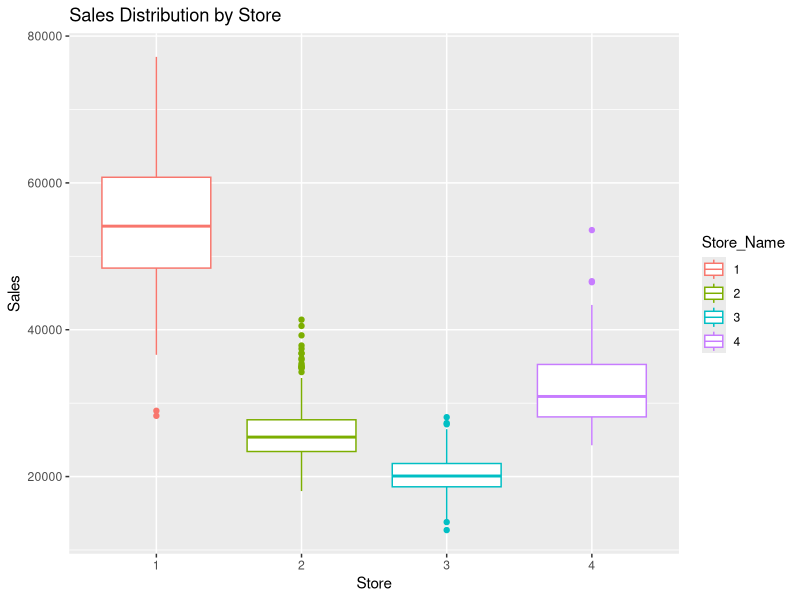
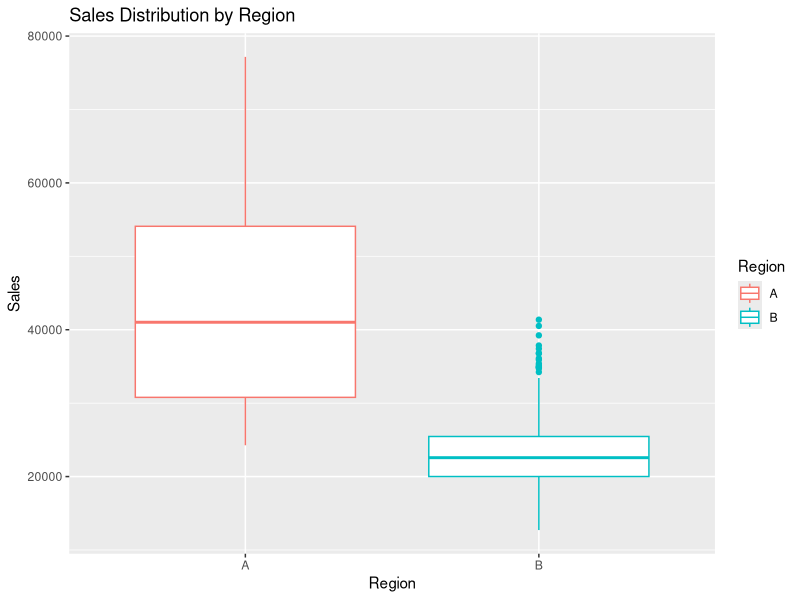
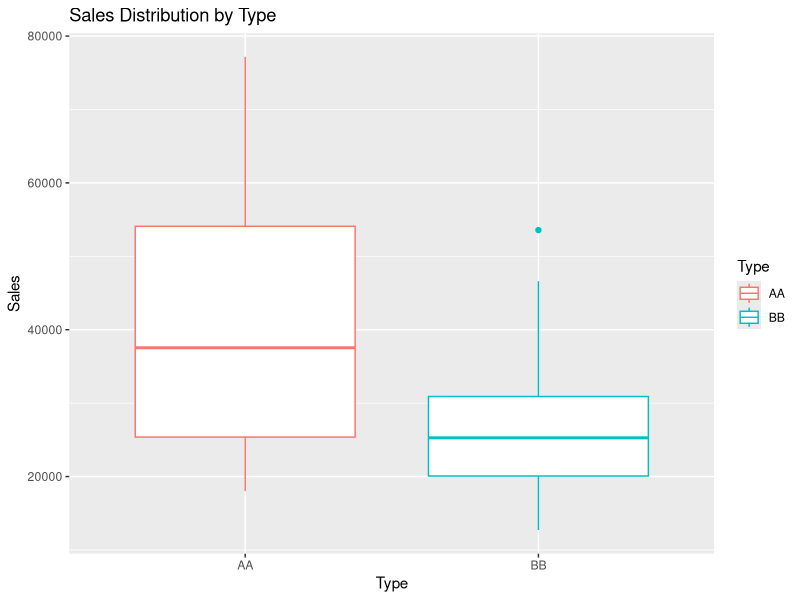
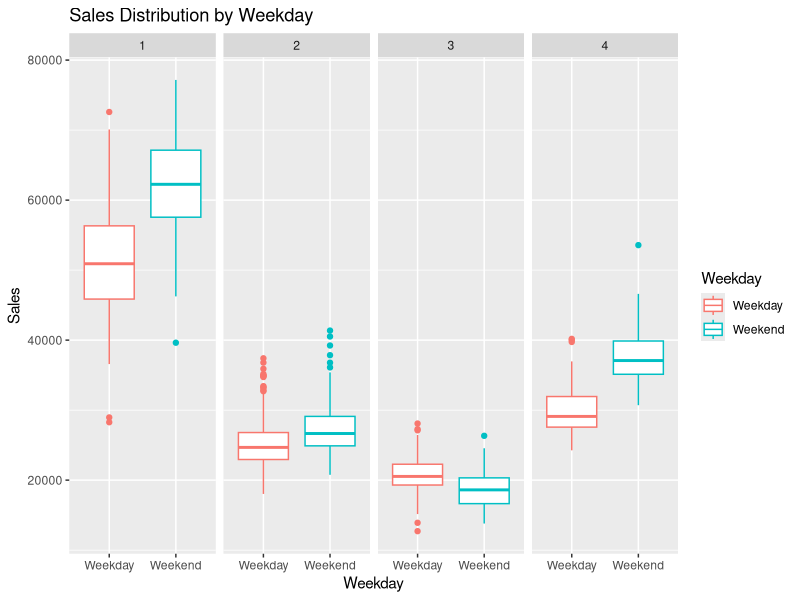
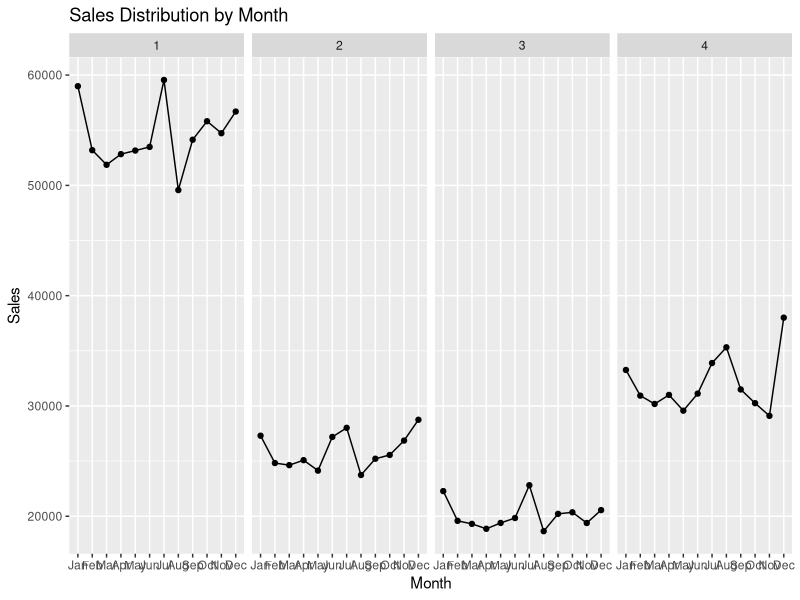
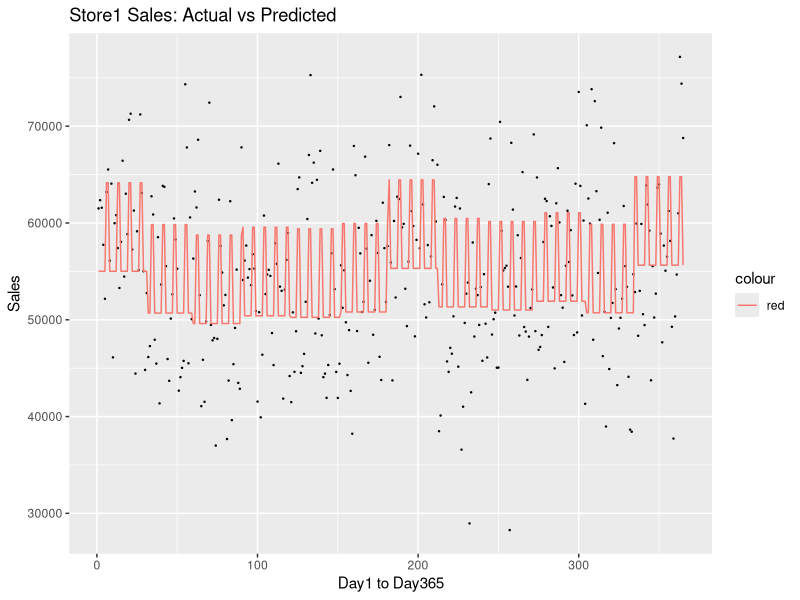
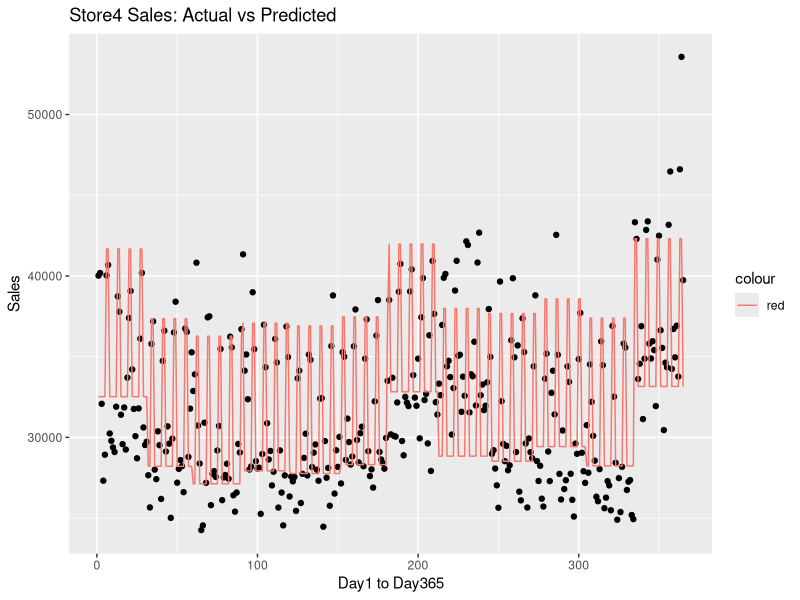
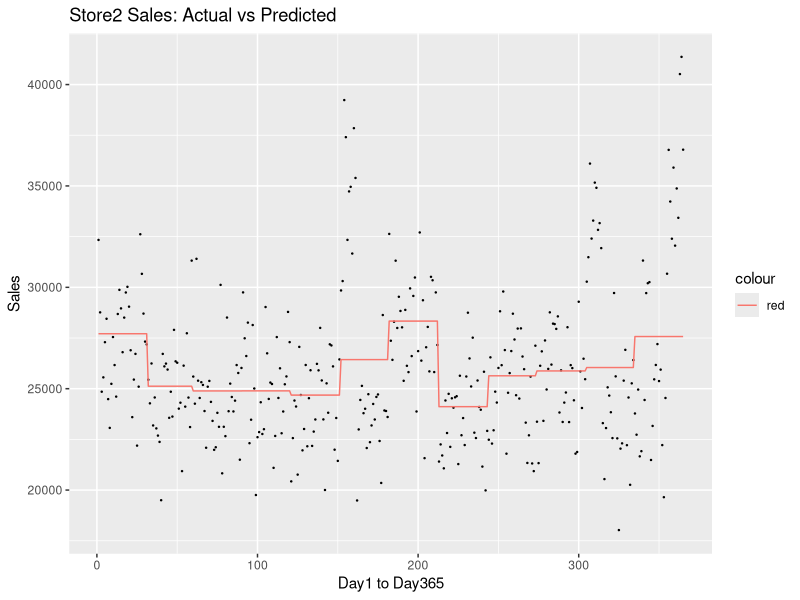

Write the R code that produced these figures, in order.
## ---- chunk 1
knitr::opts_chunk$set(echo = TRUE)
## ---- chunk 2
library(tidyverse)
library(knitr)

SalesData <- read_csv('./Restaurant_Sales.csv')

head( SalesData[1:10,], row.names = F, caption = '原始資料')
## ---- chunk 3
# SalesData %>% class()
SalesData$Store_Name <- as.factor(SalesData$Store_Name)

SalesData %>%
  filter(Store_Name %in% 4)

ggplot(data = SalesData) + geom_boxplot(aes( x= Store_Name, y= Sales, colour = Store_Name)) + 
  labs( x = 'Store',
        y = 'Sales',
        title = 'Sales Distribution by Store')
## ---- chunk 4
ggplot(data = SalesData) + geom_boxplot(aes( x = Region, y = Sales,colour = Region)) + 
  labs( x = 'Region',
        y = 'Sales',
        title = 'Sales Distribution by Region')
## ---- chunk 5
ggplot(data = SalesData) + geom_boxplot(aes( x = Type, y = Sales, colour = Type)) + 
  labs( x = 'Type',
        y = 'Sales',
        title = 'Sales Distribution by Type')
## ---- chunk 6
ggplot(data = SalesData) + geom_boxplot(aes( x = Weekday, y = Sales, colour = Weekday)) + 
  facet_grid(. ~ Store_Name) + ##  這邊～ 前後有沒有“.” 不影響。然後facet_wrap，會把subplot用成長方形排版，但是我覺得比不上col. 分割做比較。
  labs( x = 'Weekday',
        y = 'Sales',
        title = 'Sales Distribution by Weekday') 
## ---- chunk 7
SalesData$Month <- factor(SalesData$Month, levels = c('Jan','Feb','Mar','Apr','May','Jun','Jul','Aug','Sep','Oct','Nov','Dec'))

SalesDatabyMonth <- SalesData %>% 
  group_by(Store_Name, Month) %>%
  summarise(SalesMean = mean(Sales))

SalesDatabyMonth


#補充：geom_path: Each group consists of only one observation. Do you need to adjust the group aesthetic?
#參考資料：x 軸( period ) 是一個`因子`而不是數值，因此它不會連接它們。 你可以通過在美學（aes, geomLine，確實有group這個aes)中，設置 group = 1 來修復這個問題，這告訴ggplot2將它們組合成一行。
ggplot(data = SalesDatabyMonth, aes(x = Month, y = SalesMean, group = 1)) + geom_point() + geom_line() +
  facet_grid(.~Store_Name) + ## 變數擺在~左邊，是for row. 反之右邊是for col.
  labs( x = 'Month',
        y = 'Sales',
        title = 'Sales Distribution by Month') 
## ---- chunk 8
DataA <- SalesData %>%
  filter( Region %in% 'A') ##A為觀光區
DataB <- SalesData %>%
  filter( Region %in% 'B') ##B為商業區

DataA
## ---- chunk 9
Model.A.Type <- lm( Sales ~ Type, data = DataA)
Model.B.Type <- lm( Sales ~ Type, data = DataB)
## ---- chunk 10
summary(Model.A.Type)
## ---- chunk 11
summary(Model.B.Type)
## ---- chunk 12
Model.A.Week <- lm( Sales ~ Weekday, data = DataA)
Model.B.Week <- lm( Sales ~ Weekday, data = DataB)
## ---- chunk 13
summary(Model.A.Week)
## ---- chunk 14
summary(Model.B.Week)
## ---- chunk 15
Model.A.Month <- lm( Sales ~ Month, data = DataA)
Model.B.Month <- lm( Sales ~ Month, data = DataB)
## ---- chunk 16
summary(Model.A.Month)
## ---- chunk 17
summary(Model.B.Month)
## ---- chunk 18
Model.A <- lm( Sales ~ Type + Weekday + Month, data = DataA)
Model.B <- lm( Sales ~ Type + Month, data = DataB)
## ---- chunk 19
summary(Model.A) ##解釋力0.8432
## ---- chunk 20
summary(Model.B) ##解釋力0.5438
## ---- chunk 21
Model.A$residuals #殘差值（之後估計模型誤差狀況會遇到）
Model.A$fitted.values #估計值
# Model.A$effects
## ---- chunk 22
#DataA[1:365,] ##for 店一
#用兩個圖層，將估計值與原始資料（可以理解為training set）的預測狀況疊在一起做個比較。

ggplot(data = DataA[1:365,]) + 
  geom_point(aes(x = c(1:365), y = Sales), size = 0.2) + 
  geom_line(aes( x = c(1:365), #geom_line 主要是用來繪製時間趨勢圖（流量），那如果是geom_area，就是看底下陰影面積狀況（存量）
                 y = Model.A$fitted.values[1:365],
                 colour = 'red')) +
  labs( x = 'Day1 to Day365',
        y = 'Sales',
        title = 'Store1 Sales: Actual vs Predicted')
## ---- chunk 23
MAPE <- function( predict, actual){
  result <- mean(abs((predict - actual)/actual)) %>% round(3) * 100
  return(result)
}

cat('RegionA店一，模型的MAPE：\n',MAPE(Model.A$fitted.values[1:365], DataA$Sales[1:365]),'%','\n',sep='')
## ---- chunk 24
ggplot(data = DataA[366:730,]) + 
  geom_point(aes(x = c(1:365), y = Sales)) + 
  geom_line(aes( x = c(1:365), #geom_line 主要是用來繪製時間趨勢圖（流量），那如果是geom_area，就是看底下陰影面積狀況（存量）
                 y = Model.A$fitted.values[366:730],
                 colour = 'red')) +
  labs( x = 'Day1 to Day365',
        y = 'Sales',
        title = 'Store4 Sales: Actual vs Predicted')
## ---- chunk 25
MAPE <- function( predict, actual){
  result <- mean(abs((predict - actual)/actual)) %>% round(3) * 100
  return(result)
}

cat('RegionA店四，模型的MAPE：\n',MAPE(Model.A$fitted.values[366:730], DataA$Sales[366:730]),'%','\n',sep='')
## ---- chunk 26
ggplot( data = DataB[1:365,]) + 
  geom_point( aes(x = c(1:365), y = Sales), size = 0.2) + 
  geom_line( aes( x = c(1:365),
                  y = Model.B$fitted.values[1:365],
                  colour = 'red'))  +
  labs( x = 'Day1 to Day365',
        y = 'Sales',
        title = 'Store2 Sales: Actual vs Predicted')
## ---- chunk 27
cat('RegionB店二，模型的MAPE：\n',MAPE(Model.B$fitted.values[1:365], DataB$Sales[1:365]),'%','\n',sep='')
## ---- chunk 28
ggplot(data = DataB[366:730,]) + 
  geom_point( aes(x = c(1:365), y = Sales), size = 0.2) + 
  geom_line( aes( x = c(1:365),
                  y = Model.B$fitted.values[366:730],
                  colour = 'red'))  +
  labs( x = 'Day1 to Day365',
        y = 'Sales',
        title = 'Store3 Sales: Actual vs Predicted')
## ---- chunk 29
cat('RegionB店三，模型的MAPE：\n',MAPE(Model.B$fitted.values[366:730], DataB$Sales[366:730]),'%','\n',sep='')
## ---- chunk 30
SalesDataRenew <- read_csv('Restaurant_Sales_Renew.csv')

head( SalesDataRenew[1:10,], row.names = T, caption = '新增資料')
## ---- chunk 31
Model.Holiday <- lm( Sales ~ Holiday, data = SalesDataRenew)

#如果是Store1_Event的值屬於1，或者Store2_Event的值屬於1，那麼就輸出為1，否則為0
Event <- ifelse( SalesDataRenew$Store1_Event %in% 1 | SalesDataRenew$Store2_Event %in% 1, 1, 0)

Event
Model.Event <- lm( SalesDataRenew$Sales ~ Event)
Model.Event$coefficients
## ---- chunk 32
summary(Model.Holiday)
## ---- chunk 33
summary(Model.Event)
## ---- chunk 34
SalesData
Model.All.OldVersion <- lm(Sales ~., data = SalesData[,-1])
summary(Model.All.OldVersion)
## ---- chunk 35
SalesDataRenew
Model.All <- lm( Sales ~ ., data = SalesDataRenew[,-1]) ## ~. 就是除了Sales以外，資料集本身其他的變數都給他放下去。
summary(Model.All)
## ---- chunk 36
ggplot( data = SalesDataRenew[1:365,]) + 
  geom_point( aes(x = c(1:365), y = Sales), size = 0.2) + 
  geom_line( aes( x = c(1:365),
                  y = Model.All$fitted.values[1:365],
                  colour = 'red')) +
  labs( x = 'Day1 to Day365',
        y = 'Sales',
        title = 'Store1 Sales: Actual vs Predicted')
## ---- chunk 37
cat('RegionA店一，模型的MAPE：\n',MAPE(Model.All$fitted.values[1:365], SalesDataRenew$Sales[1:365]),'%','\n',sep='') ##10.5% -> 11.4%
## ---- chunk 38
ggplot( data = SalesDataRenew[366:730,]) + 
  geom_point( aes(x = c(1:365), y = Sales), size = 0.2) + 
  geom_line( aes( x = c(1:365),
                  y = Model.All$fitted.values[366:730],
                  colour = 'red')) +
  labs( x = 'Day1 to Day365',
        y = 'Sales',
        title = 'Store2 Sales: Actual vs Predicted')
## ---- chunk 39
cat('RegionA店二，模型的MAPE：\n',MAPE(Model.All$fitted.values[366:730], SalesDataRenew$Sales[366:730]),'%','\n',sep='') # 9.8 -> 17.3%，有高估傾向
## ---- chunk 40
ggplot( data = SalesDataRenew[731:1095,]) + 
  geom_point( aes(x = c(1:365), y = Sales), size = 0.2) + 
  geom_line( aes( x = c(1:365),
                  y = Model.All$fitted.values[731:1095],
                  colour = 'red')) +
  labs( x = 'Day1 to Day365',
        y = 'Sales',
        title = 'Store3 Sales: Actual vs Predicted')
## ---- chunk 41
# MAPE()
cat('RegionA店三，模型的MAPE：\n',MAPE(Model.All$fitted.values[731:1095], SalesDataRenew$Sales[731:1095]),'%','\n',sep='') #9.1 -> 23%
## ---- chunk 42
ggplot( data = SalesDataRenew[1096:1460,]) + 
  geom_point( aes(x = c(1:365), y = Sales), size = 0.2) + 
  geom_line( aes( x = c(1:365),
                  y = Model.All$fitted.values[1096:1460],
                  colour = 'red')) +
  labs( x = 'Day1 to Day365',
        y = 'Sales',
        title = 'Store4 Sales: Actual vs Predicted') #6.6 -> 14.7%
## ---- chunk 43
cat('RegionA店三，模型的MAPE：\n',MAPE(Model.All$fitted.values[1096:1460], SalesDataRenew$Sales[1096:1460]),'%','\n',sep='')
## ---- chunk 44
ggplot( data = SalesDataRenew) + 
  geom_point( aes(x = c(1:1460),y = Sales), size=0.2) + 
  geom_line( aes( x = c(1:1460),
                  y = Model.All$fitted.values,
                  colour = 'red')) +
  labs( x = 'Day',
        y = 'Sales',
        title = 'Store Sales: Actual vs Predicted')
## ---- chunk 45
Beta <- cbind(
  names(Model.All$coefficients),
  Model.All$coefficients
) %>% 
  as.data.frame() 

colnames(Beta) <- c('Name', 'Value')

Beta
Beta$Value <- Beta$Value %>% as.character() %>% as.numeric() ##這是標準用來轉換成數值變數的過程。

Beta <- Beta %>%
  arrange(desc(Value))

ggplot( data = Beta) + 
  geom_bar(aes( x = factor(Name, levels = as.character(Beta$Name)), 
             y = Value, 
             fill = Name),stat = 'identity') + 
    labs( x = 'Variable',
          y = 'Beta Coefficient',
          title = 'Beta Coefficient of Model.All') + coord_flip() + theme_bw()

##  coord_flip(), switch the x and y axes to horizontal direction.
## ---- chunk 46
DataRenewA <- SalesDataRenew %>% filter( Region %in% 'A')
DataRenewB <- SalesDataRenew %>% filter( Region %in% 'B')


Model.A.All <- lm( Sales ~ .+ Type * Weekday, data = DataRenewA[,-c(1,2)])
Model.B.All <- lm( Sales ~ .+ Type * Weekday , data = DataRenewB[,-c(1,2)])
## ---- chunk 47
summary(Model.A.All )
## ---- chunk 48
summary(Model.B.All)
## ---- chunk 49
ggplot( data = DataRenewA) + 
  geom_point( aes(x = c(1:730), y = Sales), size = 0.2) + 
  geom_line( aes( x = c(1:730),
                  y = Model.A.All$fitted.values,
                  colour = 'red'))
## ---- chunk 50
ggplot( data = DataRenewB) + 
  geom_point( aes(x = c(1:730), y = Sales), size = 0.2) + 
  geom_line( aes( x = c(1:730),
                  y = Model.B.All$fitted.values,
                  colour = 'red'))
## ---- chunk 51
RMSE <- function( predict, actual){
  result <- sqrt(mean((predict - actual) ^ 2))
  return(result)
}

cat('RegionA 第一間店 模型的RMSE：\n',RMSE(Model.A.All$fitted.values[1:365], DataRenewA$Sales[1:365]),'\n',sep = '')
## ---- chunk 52
cat('RegionB 第二間店 模型的RMSE：\n',RMSE(Model.B.All$fitted.values[1:365], DataRenewB$Sales[1:365]),'\n',sep ='')
## ---- chunk 53
cat('RegionB 第三間店 模型的RMSE：\n',RMSE(Model.B.All$fitted.values[366:730], DataRenewB$Sales[366:730]),'\n',sep ='')
## ---- chunk 54
RMSE <- function( predict, actual){
  result <- sqrt(mean((predict - actual) ^ 2))
  return(result)
}

cat('RegionA 第四間店 模型的RMSE：\n',RMSE(Model.A.All$fitted.values[366:730], DataRenewA$Sales[366:730]),'\n',sep = '')
## ---- chunk 55
MAPE <- function( predict, actual){
  result <- mean(abs((predict - actual)/actual)) %>% round(3) * 100
  return(result)
}

cat('RegionA 第一間店 模型的MAPE：\n',MAPE(Model.A.All$fitted.values[1:365], DataRenewA$Sales[1:365]),'%','\n',sep='')
## ---- chunk 56
cat('RegionB 第二間店 模型的MAPE：\n',MAPE(Model.B.All$fitted.values[1:365], DataRenewB$Sales[1:365]),'%','\n',sep='')
## ---- chunk 57
cat('RegionB 第三間店 模型的MAPE：\n',MAPE(Model.B.All$fitted.values[366:730], DataRenewB$Sales[366:730]),'%','\n',sep='')
## ---- chunk 58
cat('RegionA 第四間店 模型的MAPE：\n',MAPE(Model.A.All$fitted.values[366:730], DataRenewA$Sales[366:730]),'%','\n',sep='')
